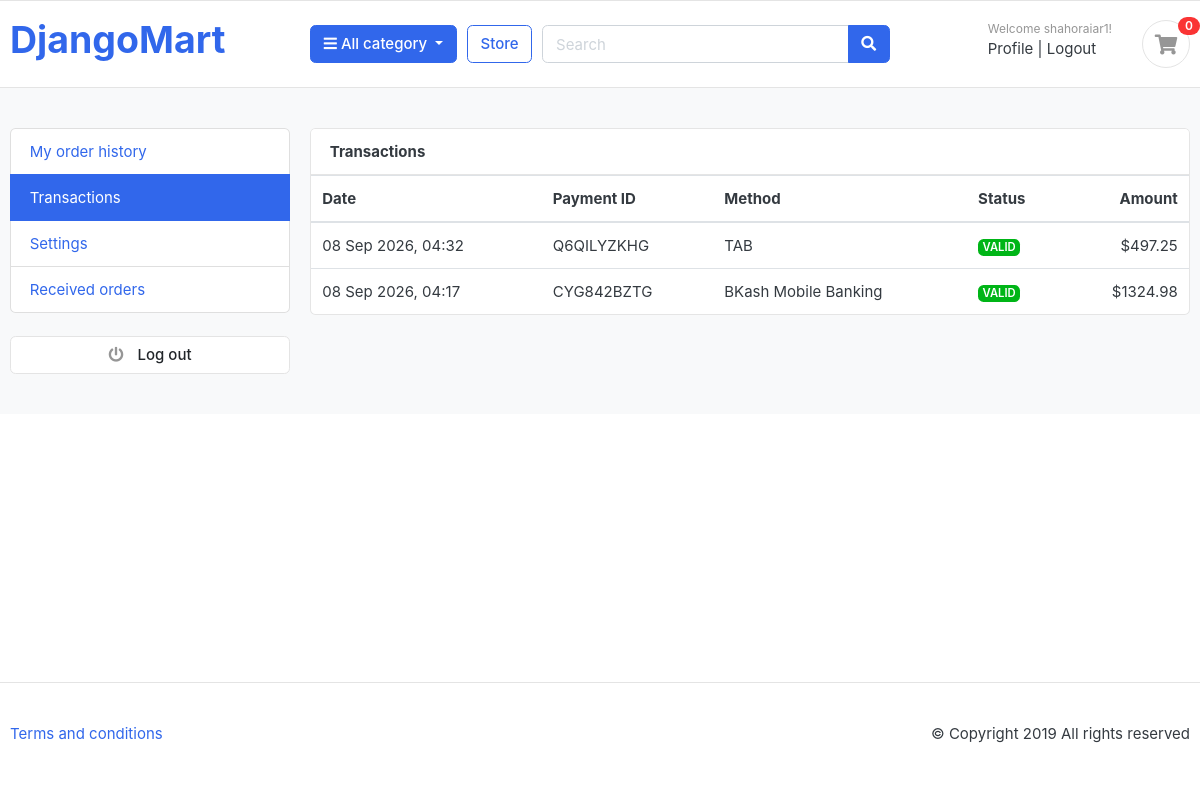
/account/transactions/ (signed in), run on the app's committed database.
### orders/models.py (models this page shows, shortened)
class Payment(models.Model):
    user = models.ForeignKey(User, on_delete=models.CASCADE)
    payment_id = models.CharField(max_length=100)
    payment_method = models.CharField(max_length=100)
    amount_paid = models.FloatField()
    status = models.CharField(max_length=100)
    created_at = models.DateTimeField(auto_now_add=True)

### accounts/views.py (the view)
# urls.py: path('transactions/', views.transactions, name='transactions'),
@login_required(login_url='signin')
def transactions(request):
    payments = (
        Payment.objects.filter(user=request.user)
        .order_by('-created_at')
    )
    return render(request, 'accounts/transactions.html', {
        'payments': payments,
        'active_tab': 'transactions',
    })

### Django_Mart/context_processors.py (called while the page is built)
def cart_items(request):
    session_id = request.session.session_key
    cart_item = None
    if request.user.is_authenticated:
        cart_item = CartItem.objects.filter(user=request.user)
    else:
        cart_id = Cart.objects.filter(cart_id=session_id).exists()
        if cart_id:
            modelid = Cart.objects.get(cart_id=session_id)
            cart_item = CartItem.objects.filter(cart=modelid)
    return {'cart_item': cart_item}

def category_name(request) :
    categories = Category.objects.all()
    return {'categories': categories}

### accounts/templates/accounts/transactions.html
{% extends "base.html" %}
{% load static %}
{% block navbar %}
<section class="section-conten padding-y bg">
  <div class="container">
    <div class="row">
      <aside class="col-md-3">
        {% include "accounts/_dashboard_sidebar.html" %}
      </aside>
      <main class="col-md-9">
        <article class="card">
          <header class="card-header"><strong>Transactions</strong></header>
          <div class="table-responsive">
            <table class="table table-hover mb-0">
              <thead>
                <tr>
                  <th>Date</th>
                  <th>Payment ID</th>
                  <th>Method</th>
                  <th>Status</th>
                  <th class="text-right">Amount</th>
                </tr>
              </thead>
              <tbody>
                {% for p in payments %}
                <tr>
                  <td>{{ p.created_at|date:"d M Y, H:i" }}</td>
                  <td>{{ p.payment_id }}</td>
                  <td>{{ p.payment_method }}</td>
                  <td><span class="badge badge-success">{{ p.status }}</span></td>
                  <td class="text-right">${{ p.amount_paid|floatformat:2 }}</td>
                </tr>
                {% empty %}
                <tr>
                  <td colspan="5" class="text-center text-muted py-4">No transactions yet.</td>
                </tr>
                {% endfor %}
              </tbody>
            </table>
          </div>
        </article>
      </main>
    </div>
  </div>
</section>
{% endblock navbar %}

### templates/base.html (shortened to what this page needs)
<!DOCTYPE html>
{% load static %}
<html lang="en">
<head>
  <link href="{% static 'css/bootstrap.css' %}" rel="stylesheet" type="text/css" />
  <link href="{% static 'fonts/fontawesome/css/all.min.css' %}" type="text/css" rel="stylesheet" />
  <link href="{% static 'css/ui.css' %}" rel="stylesheet" type="text/css" />
  <link href="{% static 'css/responsive.css' %}" rel="stylesheet" media="only screen and (max-width: 1200px)" />
</head>
<body>
  <header class="section-header">
    <section class="header-main border-bottom">
      <div class="container">
        <div class="row align-items-center">
          <div class="col-md-3 col-6">
            <a href="{% url 'home' %}" class="brand-wrap">
              <h1>DjangoMart</h1>
            </a>
          </div>
          <div class="col-lg col-sm col-md col-6 flex-grow-0">
            <div class="category-wrap dropdown d-inline-block float-right">
              <button type="button" class="btn btn-primary dropdown-toggle" data-toggle="dropdown">
                <i class="fa fa-bars"></i> All category
              </button>
            </div>
          </div>
          <a href="{% url 'store' %}" class="btn btn-outline-primary">Store</a>
          <div class="col-lg col-md-6 col-sm-12 col">
            <form action="{% url 'search' %}" method="get" class="search">
              <div class="input-group w-100">
                <input type="text" name="query" class="form-control" style="width: 60%" placeholder="Search" />
                <div class="input-group-append">
                  <button class="btn btn-primary" type="submit">
                    <i class="fa fa-search"></i>
                  </button>
                </div>
              </div>
            </form>
          </div>
          <div class="col-lg-3 col-sm-6 col-8 order-2 order-lg-3">
            <div class="d-flex justify-content-end mb-3 mb-lg-0">
              {% if user.is_authenticated %}
              <div class="widget-header">
                <small class="title text-muted">Welcome {{request.user.username}}!</small>
                <div>
                  <a href="{% url 'profile' %}"> Profile </a>
                  <span class="dark-transp"> | </span>
                  <a href="{% url 'logout' %}"> Logout </a>
                </div>
              </div>
              {% endif %}
              <a href="{% url 'cart' %}" class="widget-header pl-3 ml-3">
                <div class="icon icon-sm rounded-circle border">
                  <i class="fa fa-shopping-cart"></i>
                </div>
                <span class="badge badge-pill badge-danger notify">{{cart_item|length}}</span>
              </a>
            </div>
          </div>
        </div>
      </div>
    </section>
  </header>
  <div class="site-content">
    {% block navbar %}
    {% endblock navbar %}
  </div>
  <footer class="section-footer border-top padding-y">
    <div class="container">
      <p class="float-md-right">&copy Copyright 2019 All rights reserved</p>
      <p>
        <a href="#">Terms and conditions</a>
      </p>
    </div>
  </footer>
</body>
</html>

### static/css/ui.css (style rules this page uses)
html { font-family: "Inter", sans-serif; font-size: 15px; }
.icon-xs, .icon-sm, .icon-md, .icon-lg { display: inline-block; text-align: center; flex-shrink: 0; flex-grow: 0; }
.icon-sm { width: 48px; height: 48px; line-height: 48px !important; font-size: 20px; }
.padding-y { padding-top: 40px; padding-bottom: 40px; }
article:after, .form-group:after { display: block; clear: both; content: ""; }
.bg { background-color: #f8f9fa; }
p:last-child { margin-bottom: 0; }
.header-main { position: relative; padding-top: 1rem; padding-bottom: 1rem; }
.widget-header { display: inline-block; vertical-align: middle; position: relative; }
.widget-header a { color: #343a40; }
.widget-header i { color: #969696; }
.widget-header .title { display: block; }
.widget-header .notify { position: absolute; top: -3px; right: -10px; }
.notify { position: absolute; top: -4px; right: -10px; display: inline-block; padding: 0.25em 0.6em; font-size: 12px; line-height: 1; text-align: center; border-radius: 3rem; color: #fff; background-color: #fa3434; }

### templates/base.html (style rules this page uses)
html, body { height: 100%; }
body { min-height: 100vh; display: flex; flex-direction: column; margin: 0; }
body > .site-content { flex: 1 0 auto; width: 100%; }
body > .section-footer { flex-shrink: 0; margin-top: auto; width: 100%; }

### data on the page
Payment: created_at "08 Sep 2026, 04:32", payment_id "Q6QILYZKHG", payment_method "TAB", status "VALID", amount_paid "497.25"
Payment: created_at "08 Sep 2026, 04:17", payment_id "CYG842BZTG", payment_method "BKash Mobile Banking", status "VALID", amount_paid "1324.98"

### other printed values
{{ request.user.username }} "shahoraiar1"
{{ cart_item|length }} "0"
